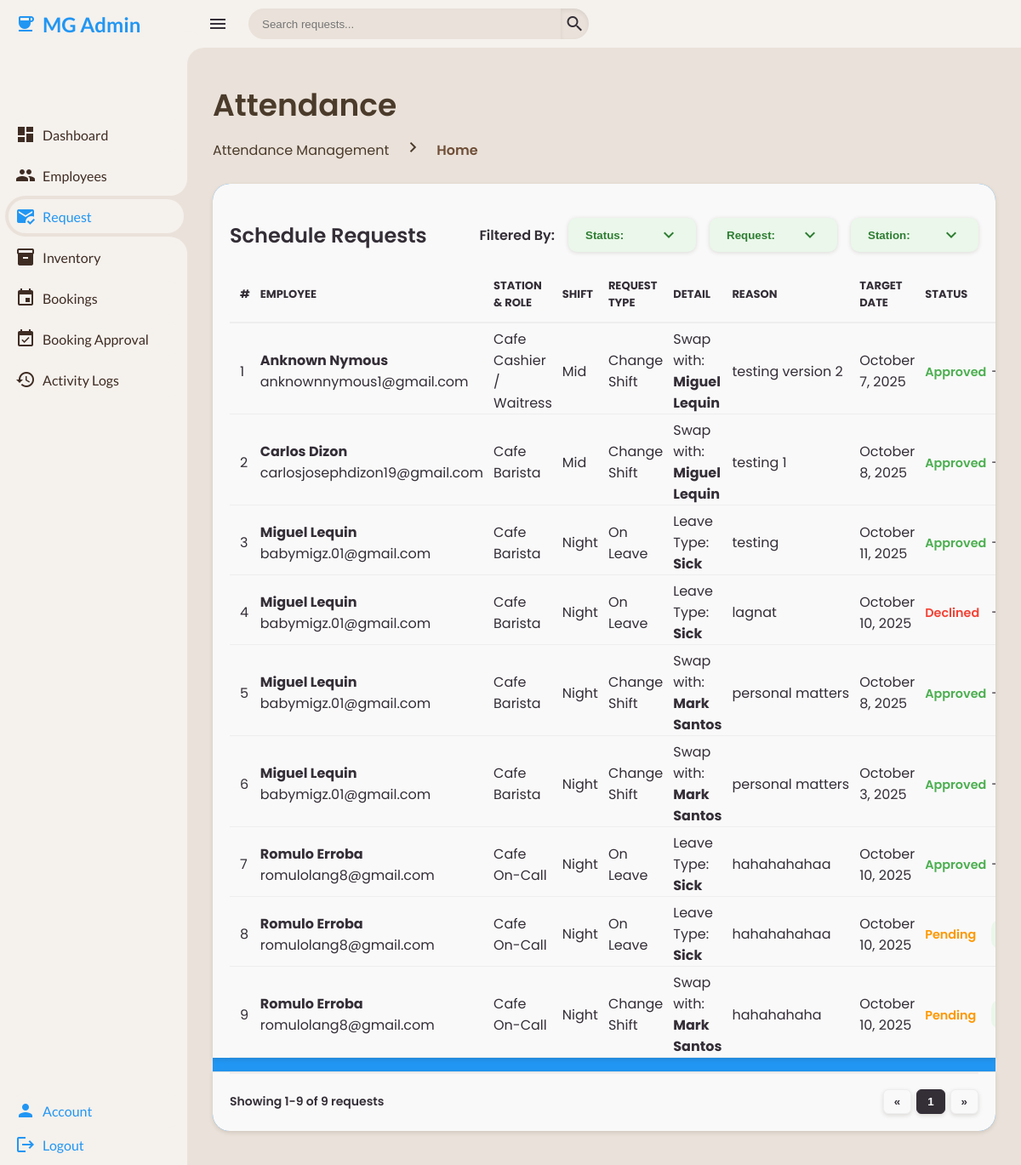
Screenshot of /admin/admin-request.php with the database file from the repository.
### tables this page shows
CREATE TABLE `tbl_request` (
  `request_id` int(11) NOT NULL,
  `employee_id` int(11) NOT NULL,
  `request_type` enum('Change Shift','On Leave') NOT NULL,
  `target_employee_id` int(11) DEFAULT NULL,
  `leave_type` enum('Vacation','Sick','Emergency','Other') DEFAULT NULL,
  `reason` text DEFAULT NULL,
  `request_date` datetime NOT NULL DEFAULT current_timestamp(),
  `target_date` date NOT NULL,
  `status` enum('Pending','Approved','Declined') DEFAULT 'Pending',
  `email_sent` tinyint(1) DEFAULT 0,
  `created_at` timestamp NOT NULL DEFAULT current_timestamp(),
  `updated_at` timestamp NOT NULL DEFAULT current_timestamp() ON UPDATE current_timestamp()
);

CREATE TABLE `tbl_employee` (
  `employee_id` int(11) NOT NULL,
  `employee_code` varchar(255) NOT NULL,
  `qr_code` varchar(255) DEFAULT NULL,
  `first_name` varchar(50) DEFAULT NULL,
  `last_name` varchar(50) DEFAULT NULL,
  `email_address` varchar(100) DEFAULT NULL,
  `contact_number` varchar(20) DEFAULT NULL,
  `employee_image` varchar(255) DEFAULT NULL,
  `work_station` enum('Cafe','Spa','Beauty Lounge') NOT NULL,
  `role` varchar(50) DEFAULT NULL,
  `shift` enum('Morning','Mid','Night','Fixed') NOT NULL,
  `status` enum('New','Active','Inactive') NOT NULL DEFAULT 'New',
  `created_at` datetime DEFAULT current_timestamp(),
  `updated_at` datetime DEFAULT current_timestamp() ON UPDATE current_timestamp()
);

### php/get-request.php (called while the page is built, shortened)
<?php
include __DIR__ . '/../config/database-connection.php';
$sql = "
    SELECT
        r.request_id,
        r.employee_id,
        r.request_type,
        r.target_employee_id,
        r.leave_type,
        r.reason,
        r.request_date,
        r.target_date,
        r.status,
        r.email_sent,
        r.created_at,
        r.updated_at,
        e.first_name AS requester_first_name,
        e.last_name AS requester_last_name,
        e.email_address AS requester_email,
        e.work_station AS requester_station,
        e.role AS requester_role,
        e.shift AS requester_shift,
        e.employee_image AS requester_image,
        te.first_name AS target_first_name,
        te.last_name AS target_last_name,
        te.shift AS target_shift
    FROM tbl_request r
    INNER JOIN tbl_employee e
        ON r.employee_id = e.employee_id
    LEFT JOIN tbl_employee te
        ON r.target_employee_id = te.employee_id
    ORDER BY r.request_date DESC
";
$result = $conn->query($sql);
$requests = [];
if ($result && $result->num_rows > 0) {
    while ($row = $result->fetch_assoc()) {
        $requests[] = $row;
    }
}

### admin/admin-request.php (the view, shortened to what this page needs)
<?php
include __DIR__ . '/../php/get-employee.php';
include __DIR__ . '/../php/get-request.php';
?>
<!DOCTYPE html>
<html lang="en">
<head>
    <link rel="stylesheet" href="../css/style.css">
</head>
<body>
    <section class="sidebar">
        <?php include '../includes/admin-sidebar.php'; ?>
    </section>
    <section class="content" id="content">
        <nav>
            <i class="material-icons icon-menu">menu</i>
            <form action="#">
                <div class="form-input">
                    <input type="search" id="requestSearch" placeholder="Search requests...">
                    <button type="submit" class="search-btn">
                        <i class="material-icons search-icon">search</i>
                    </button>
                </div>
            </form>
        </nav>
        <div class="main">
            <div class="head-title">
                <div class="left">
                    <h1>Attendance</h1>
                    <ul class="breadcrumb">
                        <li><a>Attendance Management</a></li>
                        <li><i class='material-icons right-icon'>chevron_right</i></li>
                        <li><a class="active">Home</a></li>
                    </ul>
                </div>
            </div>
            <div class="table-container">
                <div class="table-card">
                    <div class="head">
                        <h2>Schedule Requests</h2>
                        <?php include '../includes/request-dropdown.php'; ?>
                    </div>
                    <table id="requestTable">
                        <thead>
                            <tr>
                                <th>#</th>
                                <th>EMPLOYEE</th>
                                <th>STATION & ROLE</th>
                                <th>SHIFT</th>
                                <th>REQUEST TYPE</th>
                                <th>DETAIL</th>
                                <th>REASON</th>
                                <th>TARGET DATE</th>
                                <th>STATUS</th>
                                <th>ACTION</th>
                            </tr>
                        </thead>
                        <tbody>
                            <?php if (!empty($requests)) : ?>
                                <?php $counter = 1; ?>
                                <?php foreach ($requests as $row): ?>
                                    <tr>
                                        <td><?= $counter++; ?></td>
                                        <td>
                                            <span><strong><?= htmlspecialchars($row['requester_first_name'] . " " . $row['requester_last_name']); ?></strong></span>
                                            <p><?= htmlspecialchars($row['requester_email']); ?></p>
                                        </td>
                                        <td class="req-station">
                                            <span><?= htmlspecialchars($row['requester_station']); ?></span>
                                            <p><?= htmlspecialchars($row['requester_role']); ?></p>
                                        </td>
                                        <td class="emp-shift shift <?= strtolower($row['requester_shift']); ?>">
                                            <?= htmlspecialchars($row['requester_shift']); ?>
                                        </td>
                                        <td class="req-type">
                                            <span><?= htmlspecialchars($row['request_type']); ?></span>
                                        </td>
                                        <td>
                                            <?php if ($row['request_type'] === 'Change Shift' && !empty($row['target_employee_id'])): ?>
                                                Swap with:
                                                <strong><?= htmlspecialchars($row['target_first_name'] . " " . $row['target_last_name']); ?></strong>
                                            <?php elseif ($row['request_type'] === 'On Leave'): ?>
                                                Leave Type: <strong><?= htmlspecialchars($row['leave_type']); ?></strong>
                                            <?php else: ?>
                                                -
                                            <?php endif; ?>
                                        </td>
                                        <td><div class="reason-text"><?= htmlspecialchars($row['reason']); ?></div></td>
                                        <td><?= date("F j, Y", strtotime($row['target_date'])); ?></td>
                                        <td class="req-status">
                                            <span class="status <?= strtolower($row['status']); ?>">
                                                <?= htmlspecialchars($row['status']); ?>
                                            </span>
                                        </td>
                                        <td class="text-center">
                                            <?php if($row['status'] == 'Pending') : ?>
                                                <div class="request-actions">
                                                    <div class="action-btn approve" data-id="<?= $row['request_id']; ?>" title="Approve">
                                                    </div>
                                                </div>
                                            <?php else: ?>
                                                <span>-</span>
                                            <?php endif; ?>
                                        </td>
                                    </tr>
                                <?php endforeach; ?>
                            <?php else: ?>
                                <tr><td colspan="10">No requests found</td></tr>
                            <?php endif; ?>
                        </tbody>
                    </table>
                </div>
                <div class="table-pagination-container">
                    <div class="total-rows" id="requestTotalRows"></div>
                    <div class="table-pagination" id="requestPagination"></div>
                </div>
            </div>
        </div>
    </section>
    <?php include '../includes/request-preview-modal.php'; ?>
</body>
</html>

### css/components/sidebar.css (style rules this page uses)
.sidebar { position: fixed; top: 0; left: 0; width: 220px; height: 100%; background: var(--container-bg-color); z-index: 1000; font-family: 'Lato', sans-serif; transition: .3s ease; overflow-x: hidden; scrollbar-width: none; }

### css/components/action.css (style rules this page uses)
.request-actions { display: flex; gap: 8px; justify-content: center; }
.action-btn { width: 34px; height: 34px; display: flex; align-items: center; justify-content: center; border-radius: 10px; background: var(--light); cursor: pointer; transition: background 0.2s ease, transform 0.15s ease; }
.action-btn.approve { background: #eaf7ea; }

### css/components/badge.css (style rules this page uses)
:root { --badge-new: #3498db; --badge-active: #27ae60; --badge-inactive: #95a5a6; }
.table-card table tr td .status, .table-card table tr td .shift { padding: 4px 8px; border-radius: 12px; font-weight: 600; font-size: 0.9rem; display: inline-block; user-select: none; }
.pending { background-color: var(--badge-pending); color: #333; padding: 3px 8px; border-radius: 4px; display: inline-block; color: #3a2f1f; }

### css/components/breadcrumb.css (style rules this page uses)
.head-title { display: flex; align-items: center; justify-content: space-between; grid-gap: 16px; flex-wrap: wrap; }
.head-title .left h1 { font-size: 36px; font-weight: 600; margin-bottom: 10px; color: var(--font); }
.head-title .left .breadcrumb { display: flex; align-items: center; grid-gap: 16px; }
.head-title .left .breadcrumb li { color: var(--font); }
.head-title .left .breadcrumb .right-icon { color: var(--font); }
.head-title .left .breadcrumb li a { color: var(--font); pointer-events: none; }
.head-title .left .breadcrumb li a.active { color: var(--active); pointer-events: unset; font-weight: 600; }

### css/components/dashboard..css (style rules this page uses)
.status.pending { color: var(--orange) !important; background: none !important; padding: 0 !important; border-radius: 0 !important; }
.status.approved { color: var(--green) !important; background: none !important; padding: 0 !important; border-radius: 0 !important; }
.status.declined { color: var(--red) !important; background: none !important; padding: 0 !important; border-radius: 0 !important; }
.table-pagination-container { display: flex; justify-content: space-between; align-items: center; padding: 16px 0; margin-top: 16px; border-top: 1px solid #e0e0e0; }

### css/components/forrm-request.css (style rules this page uses)
:root { --req-bg: #ffffff; --req-dark: #222222; --req-blue: #0077cc; --req-grey: #dcdcdc; --req-light-grey: #f5f5f5; --req-shadow: rgba(0, 0, 0, 0.25); --req-success: #28a745; --req-error: #dc3545; --req-radius: 8px; --req-input-height: 42px; }

### css/components/navbar.css (style rules this page uses)
nav { height: 56px; background: var(--container-bg-color); padding: 0 24px; display: flex; align-items: center; grid-gap: 24px; font-family: var(--lato); position: sticky; top: 0; left: 0; z-index: 100; }
nav::before { content: ''; position: absolute; width: 40px; height: 40px; bottom: -40px; left: 0; border-radius: 50%; box-shadow: -20px -20px 0 var(--container-bg-color); }
.icon-menu { cursor: pointer; color: var(--dark); }
form { max-width: 400px; width: 100%; margin-right: auto; }
.form-input { display: flex; align-items: center; height: 36px; }
.form-input input { flex-grow: 1; padding: 0 16px; height: 100%; border: none; background: var(--secondary-bg-color); border-radius: 36px 0 0 36px; outline: none; width: 100%; color: var(--dark); box-shadow: inset 0 2px 5px rgba(0,0,0,0.01); transition: box-shadow 0.3s ease; }
.form-input button { width: 36px; height: 100%; display: flex; justify-content: center; align-items: center; background: var(--secondary-bg-color); color: var(--dark); font-size: 18px; border: none; outline: none; border-radius: 0 36px 36px 0; cursor: pointer; box-shadow: inset 0 2px 5px rgba(0,0,0,0.08); transition: box-shadow 0.3s ease, background-color 0.3s ease; }

### rows the page displays
tbl_request: employee.last_name "Anknown Nymous", employee.email_address "anknownnymous1@gmail.com", employee.work_station "Cafe", employee.role "Cashier / Waitress", employee.shift "Mid", request_type "Change Shift", target_employee.last_name "Miguel Lequin", reason "testing version 2", target_date "October 7, 2025", status "Approved"
tbl_request: employee.last_name "Carlos Dizon", employee.email_address "carlosjosephdizon19@gmail.com", employee.work_station "Cafe", employee.role "Barista", employee.shift "Mid", request_type "Change Shift", target_employee.last_name "Miguel Lequin", reason "testing 1", target_date "October 8, 2025", status "Approved"
tbl_request: employee.last_name "Miguel Lequin", employee.email_address "babymigz.01@gmail.com", employee.work_station "Cafe", employee.role "Barista", employee.shift "Night", request_type "On Leave", leave_type "Sick", reason "testing", target_date "October 11, 2025", status "Approved"
tbl_request: employee.last_name "Miguel Lequin", employee.email_address "babymigz.01@gmail.com", employee.work_station "Cafe", employee.role "Barista", employee.shift "Night", request_type "On Leave", leave_type "Sick", reason "lagnat", target_date "October 10, 2025", status "Declined"
tbl_request: employee.last_name "Miguel Lequin", employee.email_address "babymigz.01@gmail.com", employee.work_station "Cafe", employee.role "Barista", employee.shift "Night", request_type "Change Shift", target_employee.last_name "Mark Santos", reason "personal matters", target_date "October 8, 2025", status "Approved"
tbl_request: employee.last_name "Miguel Lequin", employee.email_address "babymigz.01@gmail.com", employee.work_station "Cafe", employee.role "Barista", employee.shift "Night", request_type "Change Shift", target_employee.last_name "Mark Santos", reason "personal matters", target_date "October 3, 2025", status "Approved"
tbl_request: employee.last_name "Romulo Erroba", employee.email_address "romulolang8@gmail.com", employee.work_station "Cafe", employee.role "On-Call", employee.shift "Night", request_type "On Leave", leave_type "Sick", reason "hahahahahaa", target_date "October 10, 2025", status "Approved"
tbl_request: employee.last_name "Romulo Erroba", employee.email_address "romulolang8@gmail.com", employee.work_station "Cafe", employee.role "On-Call", employee.shift "Night", request_type "On Leave", leave_type "Sick", reason "hahahahahaa", target_date "October 10, 2025", status "Pending"
tbl_request: employee.last_name "Romulo Erroba", employee.email_address "romulolang8@gmail.com", employee.work_station "Cafe", employee.role "On-Call", employee.shift "Night", request_type "Change Shift", target_employee.last_name "Mark Santos", reason "hahahahaha", target_date "October 10, 2025", status "Pending"
